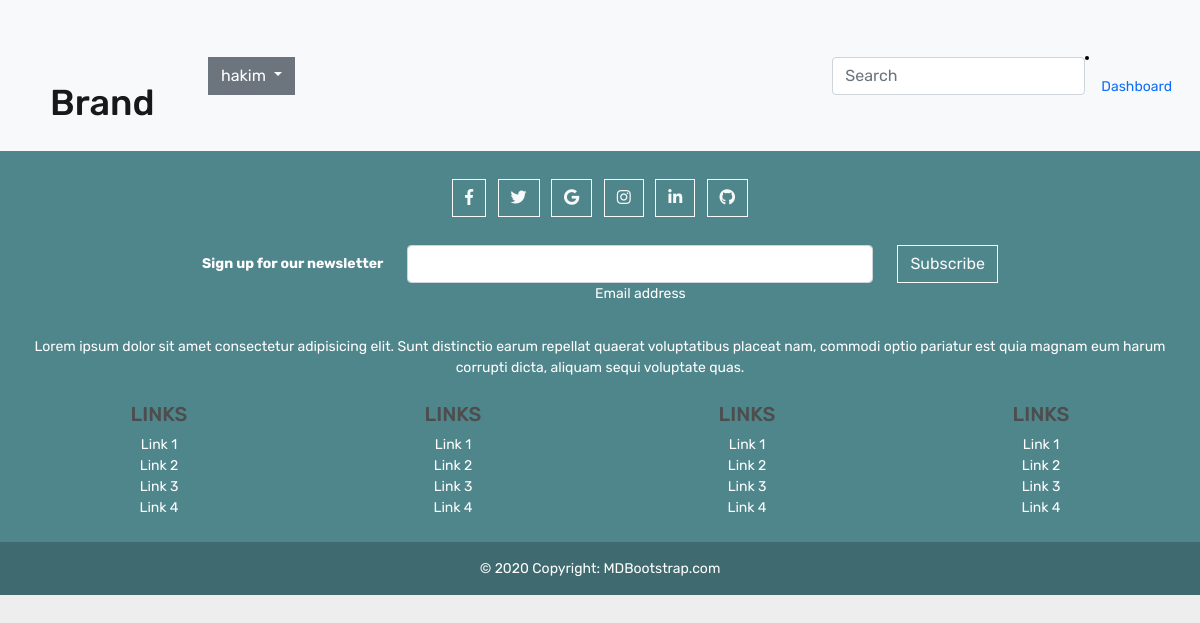
The page /wishlist/ (signed in) on the database as committed earlier.
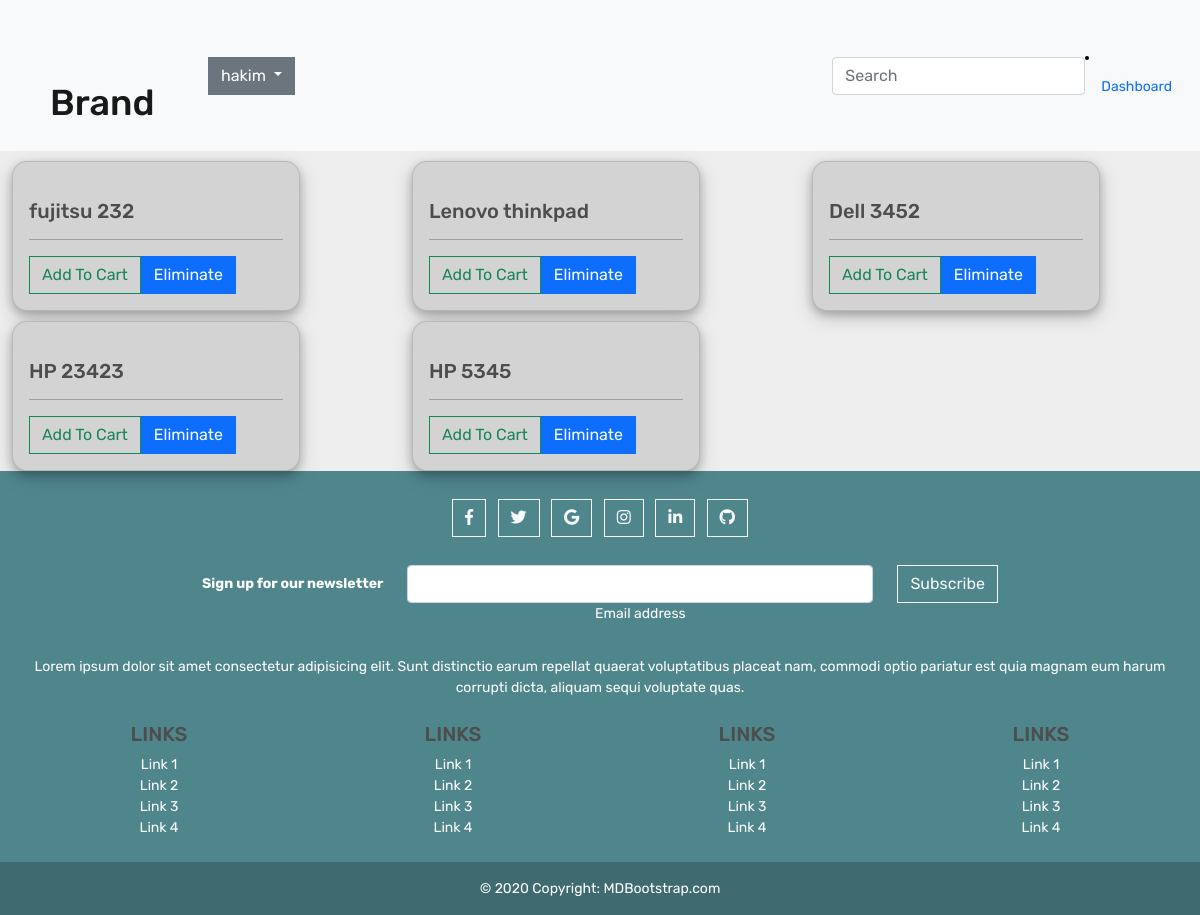
The same page on the database as committed later.
### main/models.py (models this page shows, shortened)
class WishlistProduct(models.Model):
    user = models.ForeignKey(
        User, related_name='wishlist', on_delete=models.CASCADE)
    product = models.OneToOneField(
        Product, on_delete=models.CASCADE, unique=True)
    def __str__(self):
        return self.product.name

class Product(models.Model):
    name = models.CharField(max_length=100)
    category = models.ForeignKey(
        Category, related_name='categories', on_delete=models.CASCADE)
    description = models.TextField()
    photo = models.ImageField()
    price = models.FloatField(default=0)
    quantity = models.PositiveIntegerField(null=True)
    good_rates = models.PositiveIntegerField(default=0)
    bad_rates = models.PositiveIntegerField(default=0)
    rates = models.PositiveIntegerField(default=0)
    color = models.CharField(max_length=50, choices=COLORS, blank=True)

### accounts/decorators.py (the view)
        def wrapper_func(request, *args, **kwargs):
            group = None
            L=[]
            if request.user.groups.exists():
                groups = request.user.groups.all()
                for g in groups:
                    L.append(g.name)
            if common_data(L, allowed_roles):
                return view_func(request, *args, **kwargs)
            return HttpResponse('Not Authorised')

### main/components/wishlist.py (called while the page is built)
@login_required
@allowed_users(allowed_roles=['ADMIN', 'CLIENT'])
def wishlist(request):
    wishes = WishlistProduct.objects.all()
    num_wishes = wishes.count()
    carts = Cart.objects.filter(user=request.user)
    num_carts = carts.count()
    total_price = 0
    for cart in carts:
        total_price += cart.cart_total_price()
    group = ""
    if request.user.groups.filter(name='CLIENT'):
        group = 'CLIENT'
    if request.user.groups.filter(name='ADMIN'):
        group = 'ADMIN'
    if request.user.groups.filter(name='SELLER'):
        group = 'SELLER'
    context = {'products': wishes, 'num_wishes': num_wishes, 'group': group,
               'num_carts': num_carts, 'total_price': total_price}
    return render(request, 'wishlist.html', context)

### templates/wishlist.html (shortened to what this page needs)
{% extends 'base.html'%}
{% block main_navbar %}{% include "includes/top_navbar.html" %}{% endblock main_navbar %}
{% block content %}
<div class="d-flex">
	<div class="container">
		<div class="row">
			{% for product in products %}
			<div id="myWish-{{product.id}}" class="col-lg-4">
				<div class="card" style="width: 18rem">
					<a href="{% url 'view_product' product.product.id %}"
						><img src="https://nk1bd.com/wp-content/uploads/2020/07/Dell-Inspiron-15-3580-Intel-CDC-4205U-15.6-inch-HD-Laptop-with-Genuine-Windows-10.jpg"
					/></a>
					<div class="card-body">
						<h5 class="card-title">{{product}}</h5>
						<hr />
						<div class="d-flex">
							<button class="addCart btn btn-outline-success" id="addCart{{product.product.id}}" data-catid="{{product.product.id}}" href="#">Add To Cart</button>
							<button id="eliminateWish" href="#" data-catid="{{product.id}}" class="eliminateWish btn btn-primary">Eliminate</button>
						</div>
					</div>
				</div>
			</div>
			{% endfor %}
		</div>
	</div>
</div>
{% endblock content %}

Rows that differ between the two databases and show on the page:
added WishlistProduct: product.name "fujitsu 232"
added WishlistProduct: product.name "Lenovo thinkpad"
added WishlistProduct: product.name "Dell 3452"
added WishlistProduct: product.name "HP 23423"
added WishlistProduct: product.name "HP 5345"
